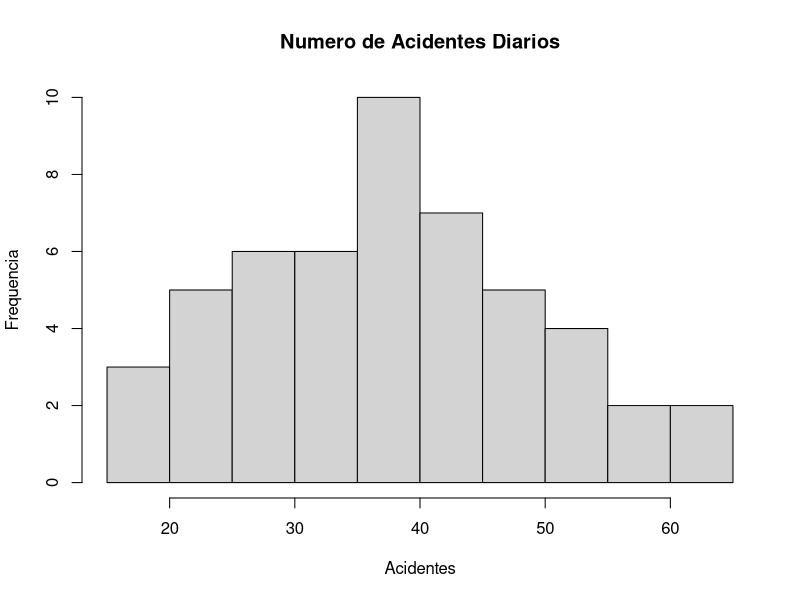
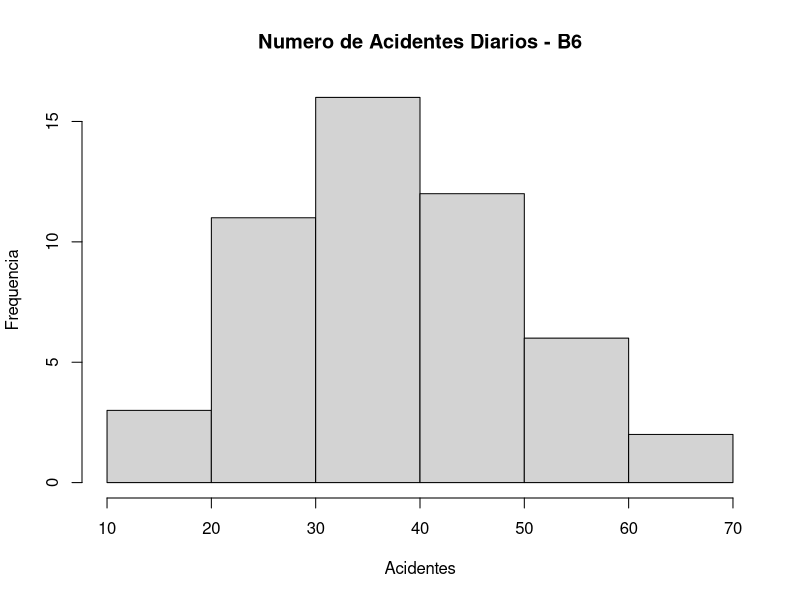
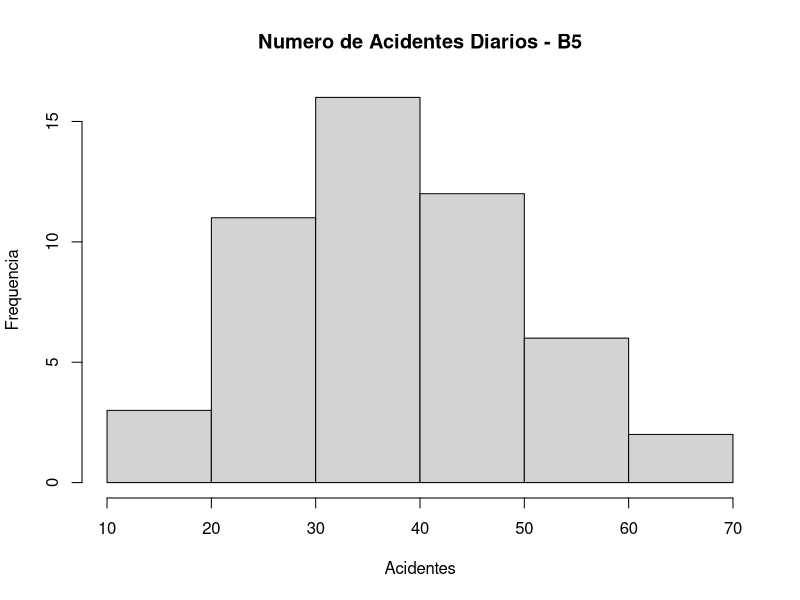

These charts were generated, in order, by the following R code:
##### Histograma #####

# Um histograma e um modelo de grafico que representa uma distribuicao de frequencias 
# atraves de um agrupamento de classes, de forma que se pode contabilizar as ocorrencias dos 
# dados em cada classe. 

# Possibilita visualizar a distribuição de medidas, a dispersao, simetria dos dados e tendencias centrais.

# Os conceitos de Frequencia Absoluta e Frequencia Relativa são importantes na construção de um histograma. 

# Por frequencia absoluta, entende-se o numero de observacoes correspondente a cada classe. 

# A frequencia relativa, por sua vez, diz respeito ao quociente entre a frequencia absoluta da classe 
# correspondente e a soma das frequencias absolutas. 

# A soma das areas de todos os retangulos do histograma deve ser igual a 1.

# Exemplo: Os seguintes dados representam o numero de acidentes diarios em um complexo industrial 
# (colocados em ordem crescente), durante o periodo de 50 dias. Represente o histograma desses dados.

dados = c(18, 20, 20, 21, 22, 24, 25, 25, 26, 27, 29, 29, 
          30, 30, 31, 31, 32, 33, 34, 35, 36, 36, 37, 37, 
          37, 37, 38, 38, 38, 40, 41, 43, 44, 44, 45, 45, 
          45, 46, 47, 48, 49, 50, 51, 53, 54, 54, 56, 58, 62, 65)

dados

?hist
hist(dados, main = "Numero de Acidentes Diarios", xlab = "Acidentes", ylab = "Frequencia")
hist(dados, main = "Numero de Acidentes Diarios - B6", xlab = "Acidentes", ylab = "Frequencia", breaks = 6)
hist(dados, main = "Numero de Acidentes Diarios - B5", xlab = "Acidentes", ylab = "Frequencia", breaks = 5) 
# O interpretador verificar que nao e possivel trabalhar com 5 classe e automaticamente arredonda para 6







